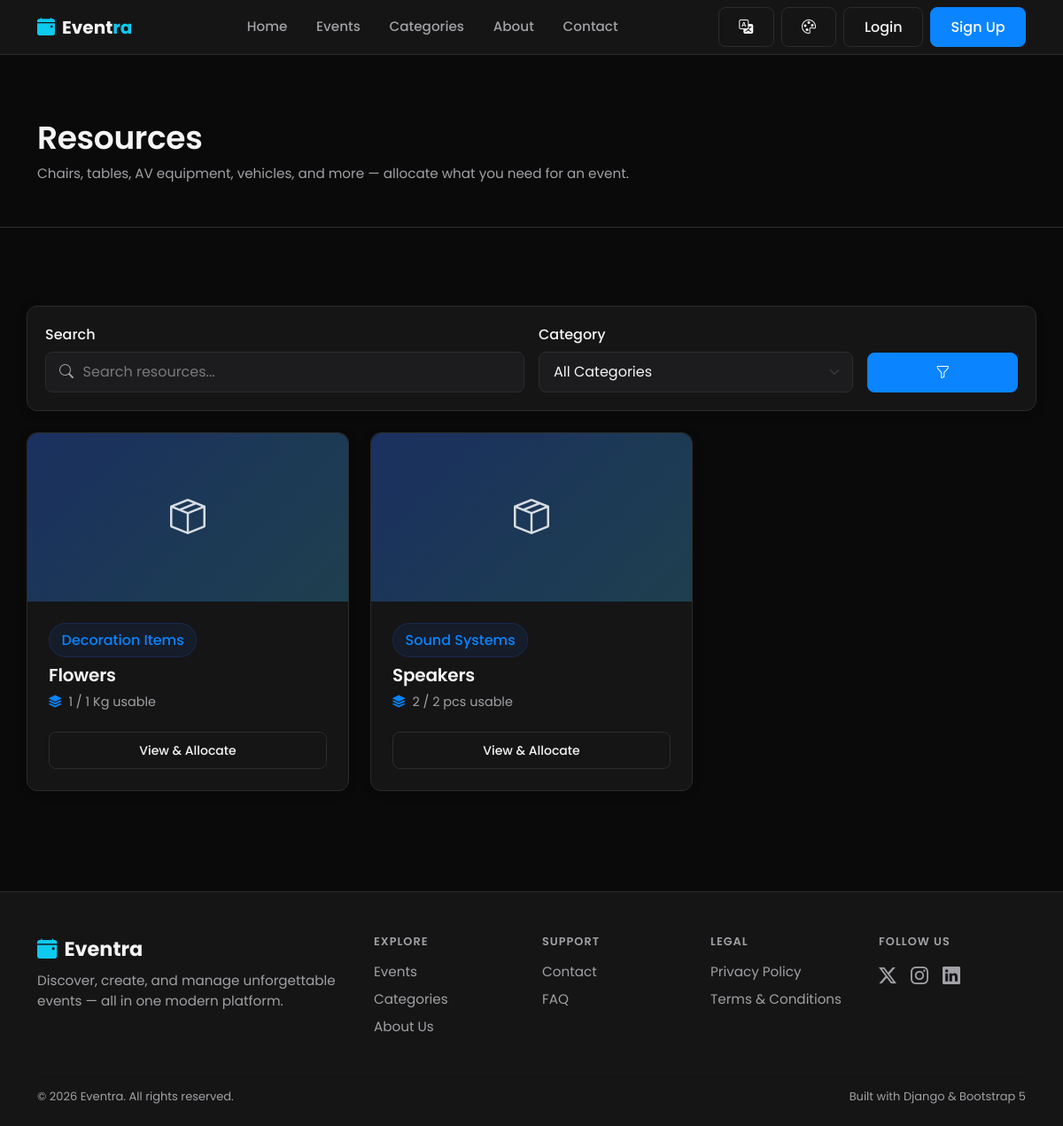
Page /resources/ on the committed database.
### resources/models.py (models this page shows, shortened)
class Resource(models.Model):
    CATEGORY_CHOICES = (
        ('chairs', 'Chairs'),
        ('tables', 'Tables'),
        ('projectors', 'Projectors'),
        ('sound_systems', 'Sound Systems'),
        ('lights', 'Lights'),
        ('vehicles', 'Vehicles'),
        ('generators', 'Generators'),
        ('decoration', 'Decoration Items'),
        ('other', 'Other'),
    )
    name = models.CharField(max_length=200)
    slug = models.SlugField(max_length=220, unique=True, blank=True)
    category = models.CharField(max_length=20, choices=CATEGORY_CHOICES, default='other')
    description = models.TextField(blank=True)
    total_quantity = models.PositiveIntegerField(help_text="Total units owned/available in inventory.")
    unit = models.CharField(max_length=30, default='pcs', help_text="e.g. pcs, sets, units")
    image = models.ImageField(upload_to='resource_images/', blank=True, null=True)
    is_active = models.BooleanField(default=True, help_text="Inactive resources are hidden from allocation.")
    created_by = models.ForeignKey(
        settings.AUTH_USER_MODEL, on_delete=models.SET_NULL, null=True, blank=True, related_name='resources_created'
    )
    created_at = models.DateTimeField(auto_now_add=True)
    updated_at = models.DateTimeField(auto_now=True)
    class Meta:
        ordering = ['category', 'name']
    def get_absolute_url(self):
        return reverse('resources:resource_detail', kwargs={'slug': self.slug})
    @property
    def damaged_quantity(self):
        total = self.damage_reports.filter(
            status__in=['reported', 'under_repair']
        ).aggregate(Sum('quantity_damaged'))['quantity_damaged__sum']
        return total or 0
    @property
    def usable_quantity(self):
        return max(self.total_quantity - self.damaged_quantity, 0)

### resources/views.py (the view)
# urls.py: path('', views.resource_list, name='resource_list'),
def resource_list(request):
    resources = Resource.objects.filter(is_active=True)
    query = request.GET.get('q', '').strip()
    category = request.GET.get('category', '')
    if query:
        resources = resources.filter(Q(name__icontains=query) | Q(description__icontains=query))
    if category:
        resources = resources.filter(category=category)
    paginator = Paginator(resources, 9)
    page_obj = paginator.get_page(request.GET.get('page'))
    context = {
        'page_obj': page_obj,
        'query': query,
        'selected_category': category,
        'categories': Resource.CATEGORY_CHOICES,
        'can_manage_resources': _can_manage(request.user),
    }
    return render(request, 'resources/resource_list.html', context)

### currency/context_processors.py (called while the page is built)
def active_currency(request):
    return {
        'active_currency': get_active_currency(request),
        'available_currencies': Currency.objects.all(),
    }

### currency/models.py (called while the page is built)
    @classmethod
    def get_base(cls):
        return cls.objects.filter(is_base=True).first()

### currency/utils.py (called while the page is built)
def get_active_currency(request):
    code = request.session.get(SESSION_KEY)
    if code:
        currency = Currency.objects.filter(code=code).first()
        if currency:
            return currency
    base = Currency.get_base()
    if base:
        return base
    return Currency(code='INR', name='Indian Rupee', symbol='₹', rate_to_base=1, is_base=True)

### resources/views.py (called while the page is built)
def _can_manage(user):
    return user.is_authenticated and (user.is_superuser or user.role in RESOURCE_MANAGER_ROLES)

### workflow/context_processors.py (called while the page is built)
def notifications(request):
    if not getattr(request, 'user', None) or not request.user.is_authenticated:
        return {}
    user_notifications = Notification.objects.filter(user=request.user)
    return {
        'nav_notifications': user_notifications[:6],
        'nav_unread_count': user_notifications.filter(is_read=False).count(),
    }

### templates/resources/resource_list.html (shortened to what this page needs)
{% extends 'base.html' %}
{% block content %}
<div class="page-hero">
  <div class="container d-flex justify-content-between align-items-center flex-wrap gap-3">
    <div>
      <h1>Resources</h1>
      <p class="text-muted-custom mb-0">Chairs, tables, AV equipment, vehicles, and more — allocate what you need for an event.</p>
    </div>
  </div>
</div>
<div class="container section-sm">
  <div class="glass-card filter-bar mb-4">
    <form method="get" class="row g-3 align-items-end">
      <div class="col-md-6">
        <label class="form-label">Search</label>
        <div class="input-icon-group">
          <i class="bi bi-search form-icon"></i>
          <input type="text" name="q" value="{{ query }}" class="form-control" placeholder="Search resources...">
        </div>
      </div>
      <div class="col-md-4">
        <label class="form-label">Category</label>
        <select name="category" class="form-select">
          <option value="">All Categories</option>
        </select>
      </div>
      <div class="col-md-2">
        <button type="submit" class="btn btn-primary w-100" title="Apply"><i class="bi bi-funnel"></i></button>
      </div>
    </form>
  </div>
  <div class="row g-4">
    {% for resource in page_obj %}
    <div class="col-md-6 col-lg-4">
      <div class="glass-card event-card h-100 d-flex flex-column fade-in-up">
        {% if resource.image %}
          <img src="{{ resource.image.url }}" class="event-card-image" alt="{{ resource.name }}">
        {% else %}
          <div class="event-card-placeholder"><i class="bi bi-box-seam"></i></div>
        {% endif %}
        <div class="event-card-body d-flex flex-column flex-grow-1">
          <span class="badge-soft mb-2 align-self-start">{{ resource.get_category_display }}</span>
          <h5 class="mb-2"><a href="{{ resource.get_absolute_url }}" class="text-reset">{{ resource.name }}</a></h5>
          <div class="event-meta"><i class="bi bi-stack"></i> {{ resource.usable_quantity }} / {{ resource.total_quantity }} {{ resource.unit }} usable</div>
          <div class="mt-auto pt-3">
            <a href="{{ resource.get_absolute_url }}" class="btn btn-sm btn-outline-light w-100">View &amp; Allocate</a>
          </div>
        </div>
      </div>
    </div>
    {% endfor %}
  </div>
</div>
{% endblock %}

### static/css/style.css (style rules this page uses)
:root { --bg: #F7F7F8; --bg-elevated: #FFFFFF; --card: #FFFFFF; --card-hover: #F1F1F3; --input-bg: #FFFFFF; --input-bg-focus: #FFFFFF; --primary: #2563EB; --primary-hover: #1D4ED8; --secondary: #2563EB; --accent: #2563EB; --success: #16803C; --warning: #B7791F; --danger: #D92D20; --text: #111111; --text-muted: #6B6B6F; --text-faint: #8E8E93; --border: #E5E5E7; --radius: 12px; --radius-sm: 8px; --radius-lg: 16px; --shadow-soft: 0 8px 30px rgba(0, 0, 0, 0.06); --shadow-sm: 0 2px 10px rgba(0, 0, 0, 0.04); --space-1: 4px; --space-2: 8px; --space-3: 12px; --space-4: 16px; --space-5: 20px; --space-6: 24px; --space-8: 32px; --space-10: 40px; --space-12: 48px; --space-16: 64px; --fs-page-heading: 2.25rem; --fs-section-heading: 1.5rem; --fs-card-heading: 1.125rem; --fs-body: 0.95rem; --fs-secondary: 0.875rem; --fs-meta: 0.8125rem; }
* { box-sizing: border-box; }
html, body { height: 100%; }
body { background-color: var(--bg); color: var(--text); font-family: 'Poppins', -apple-system, BlinkMacSystemFont, 'Segoe UI', 'Helvetica Neue', Arial, sans-serif; min-height: 100vh; display: flex; flex-direction: column; transition: background-color 0.2s ease, color 0.2s ease; }
h1, h2, h3, h4, h5, h6 { font-weight: 600; letter-spacing: -0.01em; color: var(--text); }
h1 { font-size: var(--fs-page-heading); }
p, li { font-size: var(--fs-body); }
a { color: var(--primary); text-decoration: none; }
.text-muted-custom { color: var(--text-muted) !important; }
.section-sm { padding: 3rem 0; }
.page-hero { padding: 4.5rem 0 3rem; border-bottom: 1px solid var(--border); margin-bottom: 2.5rem; }
.page-hero h1 { font-size: 2.25rem; }
.glass-card { background: var(--card); border: 1px solid var(--border); border-radius: var(--radius); box-shadow: var(--shadow-sm); transition: transform 0.2s ease, box-shadow 0.2s ease, border-color 0.2s ease; }
.btn { border-radius: var(--radius-sm); font-weight: 500; padding: 0.6rem 1.4rem; transition: all 0.15s ease; }
.btn-primary { background: var(--primary); border: 1px solid var(--primary); box-shadow: none; }
.btn-outline-light { border-radius: var(--radius-sm); border-color: var(--border); color: var(--text); }
.badge-soft { background: rgba(37, 99, 235, 0.10); color: var(--primary); font-weight: 500; padding: 0.4em 0.85em; border-radius: 30px; border: 1px solid rgba(37, 99, 235, 0.18); }
.fade-in-up { animation: fadeInUp 0.5s ease both; }

### static/css/forms.css (style rules this page uses)
.form-control, .form-select { background-color: var(--input-bg); border: 1px solid var(--border); border-radius: var(--radius-sm); color: var(--text); padding: 0.65rem 1rem; }
.form-control::placeholder { color: var(--text-muted); opacity: .7; }
.form-label { font-weight: 500; margin-bottom: 0.4rem; color: var(--text); }
.input-icon-group { position: relative; }
.input-icon-group .form-icon { position: absolute; top: 50%; left: 1rem; transform: translateY(-50%); color: var(--text-muted); }
.input-icon-group .form-control { padding-left: 2.6rem; }

### static/css/events.css (style rules this page uses)
.event-card { overflow: hidden; }
.event-card-placeholder { height: 190px; width: 100%; border-radius: var(--radius) var(--radius) 0 0; background: linear-gradient(135deg, rgba(37, 99, 235, 0.35), rgba(56, 189, 248, 0.25)); display: flex; align-items: center; justify-content: center; font-size: 2.5rem; color: rgba(248, 250, 252, 0.85); }
.event-card-body { padding: 1.5rem; }
.event-meta { display: flex; align-items: center; gap: 0.5rem; color: var(--text-muted); font-size: 0.9rem; margin-bottom: 0.4rem; }
.event-meta i { color: var(--secondary); }
.filter-bar { padding: 1.25rem; }

### static/css/themes.css (style rules this page uses)
html[data-theme="dark"] { --bg: #0A0A0A; --bg-elevated: #151515; --card: #151515; --card-hover: #1C1C1E; --input-bg: #1C1C1E; --input-bg-focus: #202022; --primary: #0A84FF; --primary-hover: #3D9BFF; --secondary: #0A84FF; --accent: #0A84FF; --success: #30D158; --warning: #FFD60A; --danger: #FF453A; --text: #F5F5F7; --text-muted: #A1A1A6; --text-faint: #8E8E93; --border: #2C2C2E; --shadow-soft: 0 8px 30px rgba(0, 0, 0, 0.35); --shadow-sm: 0 2px 10px rgba(0, 0, 0, 0.25); }

### rows in the picture
Resource: category "Decoration Items", name "Flowers", usable_quantity "1", total_quantity "1", unit "Kg"
Resource: category "Sound Systems", name "Speakers", usable_quantity "2", total_quantity "2", unit "pcs"
